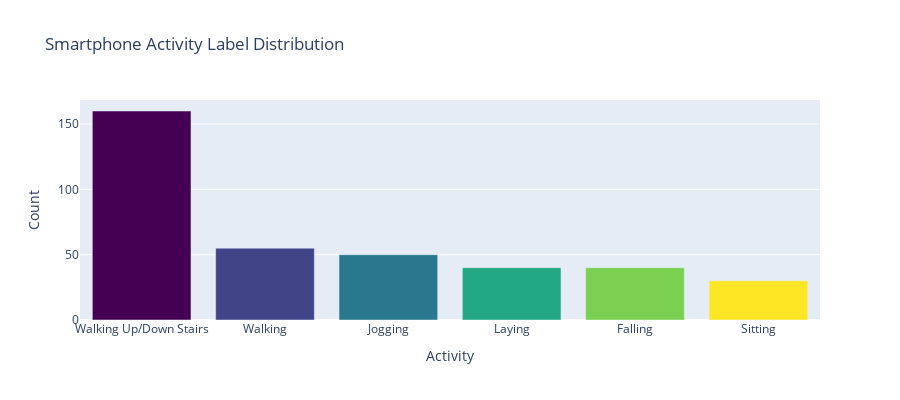

Here is the notebook cell this chart was saved with:
### Code cell
# Plotting data
label_counts = label.value_counts()

# Get colors
n = label_counts.shape[0]
colormap = get_cmap('viridis')
colors = [rgb2hex(colormap(col)) for col in np.arange(0, 1.01, 1/(n-1))]

# Create plot
data = go.Bar(x = label_counts.index,
              y = label_counts,
              marker = dict(color = colors))



layout = go.Layout(title = 'Smartphone Activity Label Distribution',
                   xaxis = dict(title = 'Activity'),
                   yaxis = dict(title = 'Count'),
                   height = 400,
                   width = 900)

fig = go.Figure(data=[data], layout=layout)
iplot(fig)

#fig.write_image("Plots/Activity Distribution.png")

### Figure 1 — Plotly figure (JSON) as saved in the notebook; plotly's stock layout.template omitted (floating-point values rounded to 4 significant figures)
{"data": [{"marker": {"color": ["#440154", "#414487", "#2a788e", "#22a884", "#7ad151", "#fde725"]}, "type": "bar", "x": ["Walking Up/Down Stairs", "Walking", "Jogging", "Laying", "Falling", "Sitting"], "y": [160, 55, 50, 40, 40, 30]}], "layout": {"height": 400, "title": {"text": "Smartphone Activity Label Distribution"}, "width": 900, "xaxis": {"title": {"text": "Activity"}}, "yaxis": {"title": {"text": "Count"}}}}
